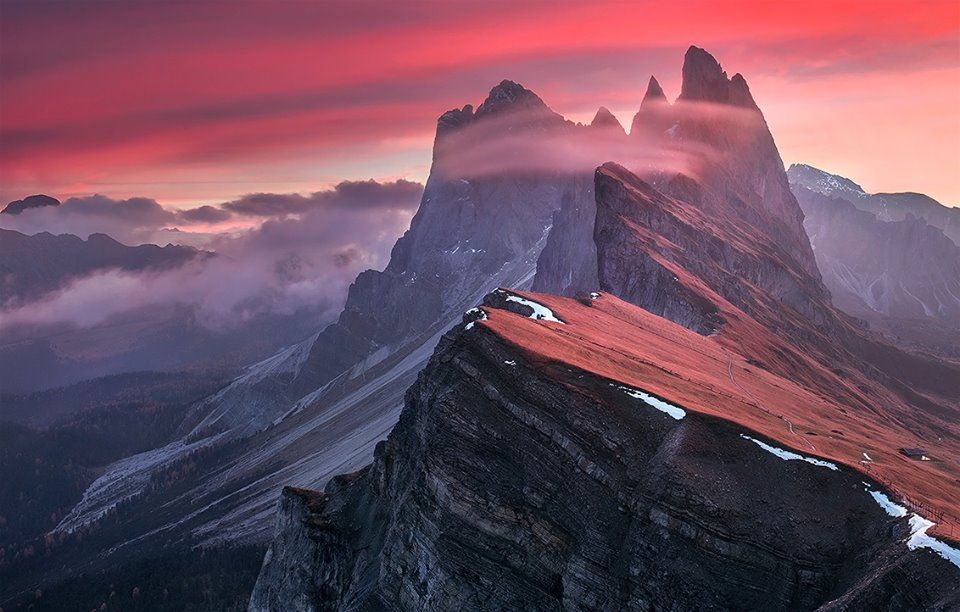
//> input picture pictures/lab03_test1.jpg, 960 x 612 px
$ ./lab09   (built with g++ and OpenCV 4)
//> lines starting //> are read from the running program, lines starting //| are printed output that depends on the picture
#include <opencv2/opencv.hpp>
#include <iostream>

using namespace std;
using namespace cv;

Mat applyGrayWorld(const Mat& src) {
    Mat dst = src.clone();

    Scalar meanValue = mean(src);

    double avgGray = (meanValue[0] + meanValue[1] + meanValue[2]) / 3.0;
    double kB = avgGray / meanValue[0];
    double kG = avgGray / meanValue[1];
    double kR = avgGray / meanValue[2];

    for (int y = 0; y < src.rows; y++) {
        for (int x = 0; x < src.cols; x++) {
            Vec3b intensity = src.at<Vec3b>(y, x);
            dst.at<Vec3b>(y, x)[0] = saturate_cast<uchar>(intensity[0] * kB);
            dst.at<Vec3b>(y, x)[1] = saturate_cast<uchar>(intensity[1] * kG);
            dst.at<Vec3b>(y, x)[2] = saturate_cast<uchar>(intensity[2] * kR);
        }
    }

    return dst;
}

double calculateMSE(const Mat& src1, const Mat& src2) {
    Mat s1;
    absdiff(src1, src2, s1);       // |src1 - src2|
    s1.convertTo(s1, CV_32F);  // convert to float
    s1 = s1.mul(s1);           // |src1 - src2|^2

    Scalar s = sum(s1);        // sum elements per channel

    double mse = (s[0] + s[1] + s[2]) / (double)(src1.channels() * src1.total());
    return mse;
}

double calculateColorfulnessIndex(const Mat& src) {
    Mat lab_image;
    cvtColor(src, lab_image, COLOR_BGR2Lab);

    Scalar meanLab, stddevLab;
    meanStdDev(lab_image, meanLab, stddevLab);

    double colorfulness = sqrt(stddevLab[1] * stddevLab[1] + stddevLab[2] * stddevLab[2]) + 0.3 * sqrt(meanLab[1] * meanLab[1] + meanLab[2] * meanLab[2]);

    return colorfulness;
}

void measureQuality(const Mat& srcImage, const Mat& balancedImage) {
    double originalColorfulness = calculateColorfulnessIndex(srcImage);
    double balancedColorfulness = calculateColorfulnessIndex(balancedImage);
    double mse = calculateMSE(srcImage, balancedImage);

    cout << "Original Image Colorfulness Index: " << originalColorfulness << endl;
    cout << "Balanced Image Colorfulness Index: " << balancedColorfulness << endl;
    cout << "Mean Squared Error (MSE): " << mse << endl;
}

int main() {
    Mat srcImage = imread("C:/Users/Svt/Desktop/ProcImage/pictures/lab03_test1.jpg", IMREAD_COLOR);
//> srcImage is the input picture: 612 rows x 960 cols, CV_8UC3; mean B, G, R 94.9, 77.3, 110.8
    if (srcImage.empty()) {
        cout << "Could not open or find the image!" << endl;
        return -1;
    }

    Mat balancedImage = applyGrayWorld(srcImage);
//> in applyGrayWorld, `Scalar meanValue = mean(src);`: meanValue = Scalar(94.9, 77.32, 110.8)
//> in applyGrayWorld, `double avgGray = (meanValue[0] + meanValue[1] + meanValue[2]) / 3.0;`: avgGray = 94.34
//> in applyGrayWorld, `double kB = avgGray / meanValue[0];`: kB = 0.994
//> in applyGrayWorld, `double kG = avgGray / meanValue[1];`: kG = 1.22
//> in applyGrayWorld, `double kR = avgGray / meanValue[2];`: kR = 0.851
//> after the loop in applyGrayWorld, `for (int y = 0; y < src.rows; y++)`:
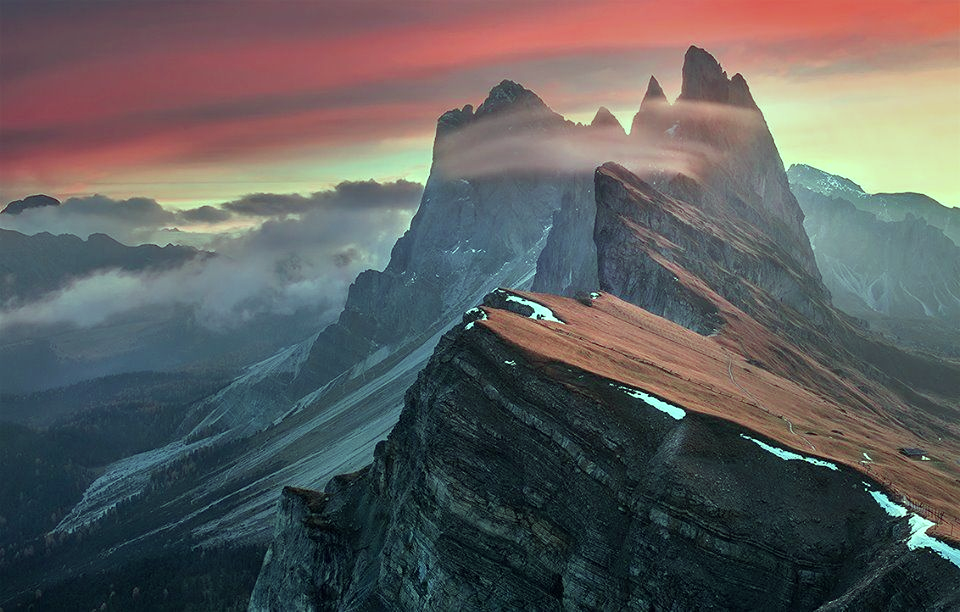
//> dst: 612 rows x 960 cols, CV_8UC3; mean B, G, R 94.3, 94.3, 94.3

    imshow("Original Image", srcImage);
    imshow("Gray World Balanced Image", balancedImage);
    imwrite("C:/Users/Svt/Desktop/ProcImage/pictures/lab09_gray_world_balanced1.jpg", balancedImage);

    measureQuality(srcImage, balancedImage);
//> in calculateColorfulnessIndex, `cvtColor(src, lab_image, COLOR_BGR2Lab);`: lab_image: 612 rows x 960 cols, CV_8UC3; mean of channels 0, 1, 2 93.9, 145, 123.9
//> in calculateColorfulnessIndex, `meanStdDev(lab_image, meanLab, stddevLab);`: meanLab = Scalar(93.94, 145, 123.9); stddevLab = Scalar(50.11, 16.01, 11.8)
//> in calculateColorfulnessIndex, `double colorfulness = sqrt(stddevLab[1] * stddevLab[1] + stddevLab[2] ..`: colorfulness = 77.12
//> in calculateColorfulnessIndex (call 2), `cvtColor(src, lab_image, COLOR_BGR2Lab);`: lab_image: 612 rows x 960 cols, CV_8UC3; mean of channels 0, 1, 2 101.1, 128.9, 128.3
//> in measureQuality, `double balancedColorfulness = calculateColorfulnessIndex(balancedImage);`: balancedColorfulness = 70.96
//> in calculateMSE, `absdiff(src1, src2, s1);`:
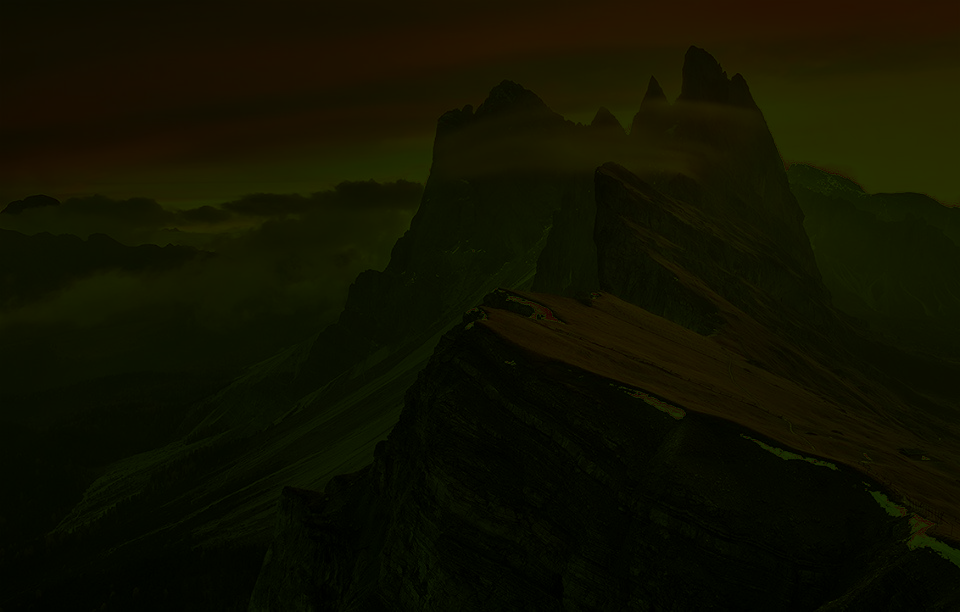
//> s1: 612 rows x 960 cols, CV_8UC3; mean B, G, R 0.6, 16.9, 16.5
//> in calculateMSE, `s1.convertTo(s1, CV_32F);`:
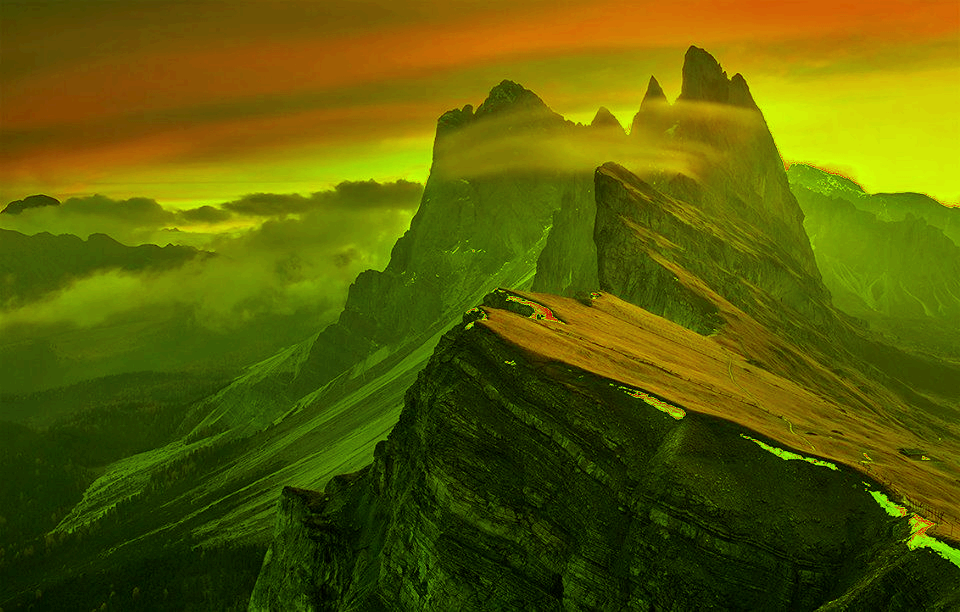
//> s1: 612 rows x 960 cols, CV_32FC3; mean B, G, R 0.6, 16.9, 16.5; drawn with min black and max white
//> in calculateMSE, `s1 = s1.mul(s1);`:
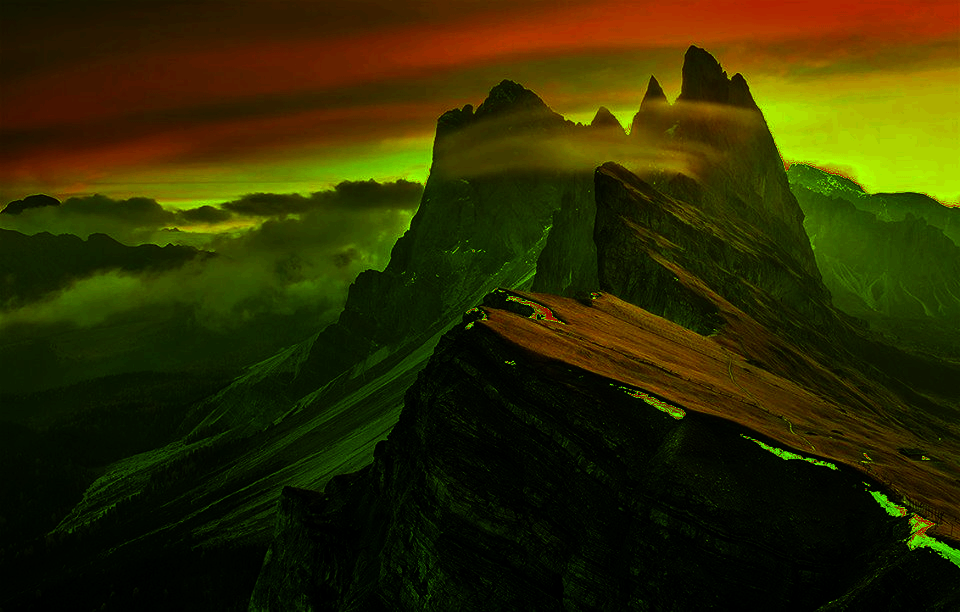
//> s1: 612 rows x 960 cols, CV_32FC3; mean B, G, R 0.6, 362.9, 386.3; drawn with min black and max white
//> in calculateMSE, `Scalar s = sum(s1);`: s = Scalar(372065, 213306778, 226779757)
//> in calculateMSE, `double mse = (s[0] + s[1] + s[2]) / (double)(src1.channels() * src1.to..`: mse = 249.9
//| Original Image Colorfulness Index: 77.116
//| Balanced Image Colorfulness Index: 70.9617
//| Mean Squared Error (MSE): 249.897

    waitKey(0);
    destroyAllWindows();
    return 0;
}
